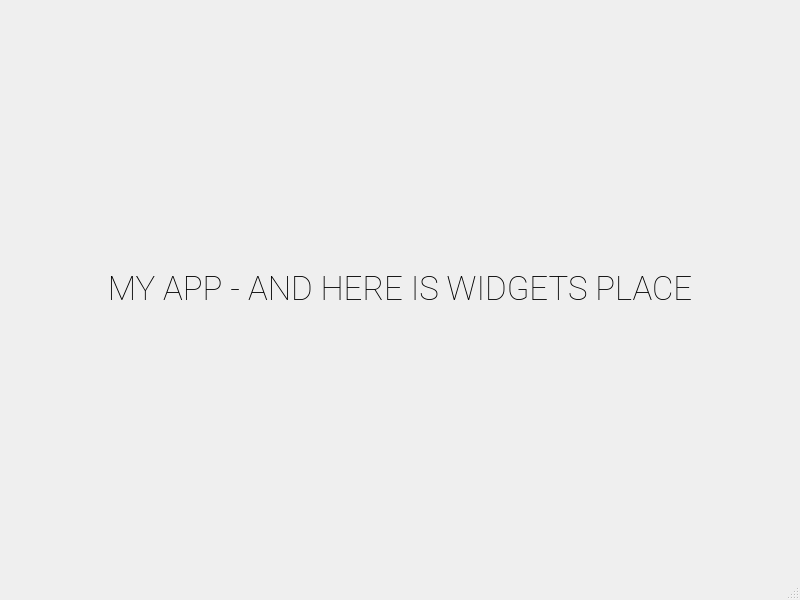
<?xml version="1.0" encoding="UTF-8"?>
<ui version="4.0">
 <class>MainWindow</class>
 <widget class="QMainWindow" name="MainWindow">
  <property name="geometry">
   <rect>
    <x>0</x>
    <y>0</y>
    <width>800</width>
    <height>600</height>
   </rect>
  </property>
  <property name="windowTitle">
   <string>MainWindow</string>
  </property>
  <widget class="QWidget" name="centralwidget">
   <layout class="QVBoxLayout" name="verticalLayout">
    <item>
     <widget class="QLabel" name="label">
      <property name="font">
       <font>
        <family>Roboto Thin</family>
        <pointsize>25</pointsize>
       </font>
      </property>
      <property name="text">
       <string>MY APP - AND HERE IS WIDGETS PLACE</string>
      </property>
      <property name="alignment">
       <set>Qt::AlignCenter</set>
      </property>
     </widget>
    </item>
   </layout>
  </widget>
  <widget class="QMenuBar" name="menubar">
   <property name="geometry">
    <rect>
     <x>0</x>
     <y>0</y>
     <width>800</width>
     <height>25</height>
    </rect>
   </property>
  </widget>
  <widget class="QStatusBar" name="statusbar"/>
 </widget>
 <resources/>
 <connections/>
</ui>
